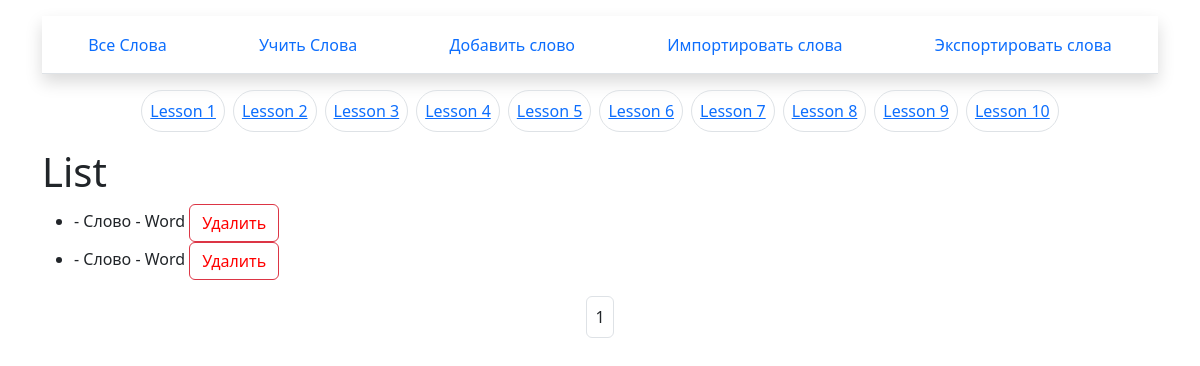
Before: / with the older database file.
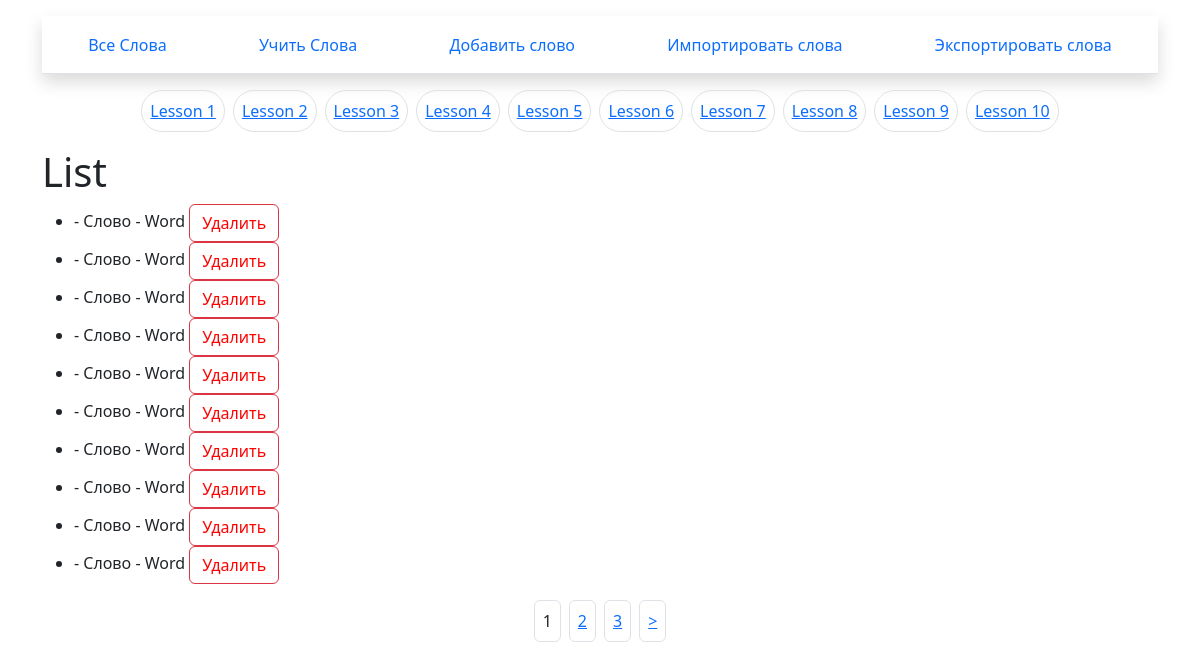
After: the same page with the newer database file.
### app/models.py (models this page shows, shortened)
class ModelCatsWords(models.Model):
    name = models.CharField(max_length=100, db_index=True)
    def get_absolute_url(self):
        return reverse('category', kwargs={'cat_id': self.pk})

class ModelWords(models.Model):
    rus_name = models.CharField(max_length=40,default='Слово')
    eng_name = models.CharField(max_length=40,default='Word')
    cat = models.ForeignKey('ModelCatsWords', on_delete=models.PROTECT, null=True)

### app/views.py (the view, shortened to what this page needs)
# urls.py: path('', views.ListWords.as_view(),name='list'),
class ListWords(ListView,FormView):
    template_name = 'app/list.html'
    model = ModelWords
    form_class = FormatExportForm
    paginate_by = 10
    context_object_name = 'list_of_words'
    def get_queryset(self):
        return ModelWords.objects.order_by('id')
    def get_context_data(self, *, object_list=None, **kwargs):
        context = super().get_context_data(**kwargs)
        context['cats'] = ModelCatsWords.objects.all()
        return context

### templates/app/list.html (shortened to what this page needs)
{% extends 'app/base.html' %}
{% block li_for_menu %}
    <li class="nav-item flex-sm-fill text-sm-center p-2">
        <a class="nav-link" data-bs-toggle="modal" href="#download-modal" role="button" aria-expanded="false" aria-controls="download-modal">
        Экспортировать слова
        </a>
    </li>
{% endblock %}
{% block content %}
        <div class="container   w-100 ">
            <ul class="list-inline d-flex flex-wrap justify-content-center mt-3">
              {% for c in cats %}
                  {% if c.pk == cat_selected %}
                      <li class="list-inline-item">{{c.name}}</li>|
                  {% else %}
                    {% if forloop.last %}
                        <li class="list-inline-item p-2 border rounded-pill "><a href="{{ c.get_absolute_url }}"> {{c.name}}</a></li>
                    {% else %}
                        <li class="list-inline-item p-2 border rounded-pill"><a href="{{ c.get_absolute_url }}"> {{c.name}}</a></li>
                    {% endif %}
                  {% endif %}
              {% endfor %}
            </ul>
        </div>
    <h1>List</h1>
    <ul>
        {% for word in list_of_words %}
        <li>
            <span>
                {{word.categorie}} - {{word.rus_name}} - {{word.eng_name}}
                <button class="btn btn-outline-danger" >
                  <a  style="color: red;  text-decoration: none;" href="{% url 'delete' id_word=word.id %}">Удалить</a>
                </button>
            </span>
        </li>
        {% endfor %}
    </ul>
    <nav class="container w-100 ">
        <ul class="list-inline d-flex justify-content-center mt-3 ">
            {% for p in paginator.page_range %}
            {% if page_obj.number == p %}
            <li class="list-inline-item border rounded p-2">{{ p }}</li>
            {% elif p >= page_obj.number|add:-2 and p <= page_obj.number|add:2  %}
            <li class="list-inline-item border rounded p-2">
                <a href="?page={{ p }}">{{ p }}</a>
            </li>
            {% endif %}
            {% endfor %}
            {% if page_obj.has_next %}
            <li class="list-inline-item border rounded p-2">
                <a href="?page={{ page_obj.next_page_number }}">&gt;</a>
            </li>
            {% endif %}
        </ul>
    </nav>
{% endblock %}

### templates/app/base.html (shortened to what this page needs)
{% load static %}
<!DOCTYPE html>
<html lang="en">
<head>
    <link href="https://cdn.jsdelivr.net/npm/bootstrap@5.3.0/dist/css/bootstrap.min.css" rel="stylesheet">
    <link rel="stylesheet" href="{% static 'app/alerts.css' %}">
</head>
<body>
  <div class="container mt-3 ">
    <ul class="nav justify-content-center nav-tabs  shadow">
      <li class="nav-item flex-sm-fill text-sm-center p-2">
        <a class="nav-link border-right " href="{% url 'list' %}">Все Слова</a>
      </li>
      <li class="nav-item flex-sm-fill text-sm-center p-2">
        <a class="nav-link border-right " href="{% url 'checkwords' %}">Учить Слова</a>
      </li>
      <li class="nav-item flex-sm-fill text-sm-center p-2">
        <a class="nav-link"  href="{% url 'appendwords' %}">Добавить слово</a>
      </li>
      <li class="nav-item flex-sm-fill text-sm-center p-2">
        <a class="nav-link"  href="{% url 'import_words' %}">Импортировать слова</a>
      </li>
      {% block li_for_menu %} {% endblock %}
    </ul>
  </div>
  <div class="container ">
    {% block content %}{% endblock %}
  </div>
</body>
</html>

Changed rows visible on the page:
added ModelWords: rus_name "Слово", eng_name "Word"
added ModelWords: rus_name "Слово", eng_name "Word"
added ModelWords: rus_name "Слово", eng_name "Word"
added ModelWords: rus_name "Слово", eng_name "Word"
added ModelWords: rus_name "Слово", eng_name "Word"
added ModelWords: rus_name "Слово", eng_name "Word"
added ModelWords: rus_name "Слово", eng_name "Word"
added ModelWords: rus_name "Слово", eng_name "Word"
Other visible differences:
new list line: "2"
new list line: "3"
